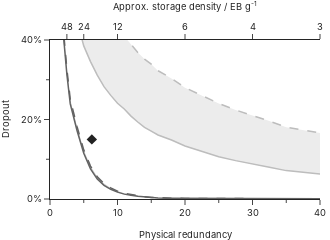

Here is the notebook cell this chart was saved with:
### Code cell
plot_data = pd.DataFrame.from_dict(all_results, orient="index", columns=["dropout"]).reset_index().rename(columns={"index": "exp"})

for i, exp in enumerate(plot_data.exp.unique()):
    plot_data.loc[plot_data['exp'] == exp, 'cov'], plot_data.loc[plot_data['exp'] == exp, 'set'], plot_data.loc[plot_data['exp'] == exp, 'lvl'] = exp.split('_')
plot_data.loc[:,'cov'] = pd.to_numeric(plot_data.loc[:,'cov'])

fig = pg.Figure()

colors = ["#bdbdbd", "#636363"]
colors_fill = ['#ececec', '#cccccc']

for j, lvl in enumerate(plot_data.lvl.unique()):
    for i, iset in enumerate(plot_data.set.unique()):
    
        idata = plot_data.loc[(plot_data['lvl'] == lvl) & (plot_data['set'] == iset), ['cov', 'dropout']]
        fig.add_trace(
            pg.Scatter(
                x=idata['cov'],
                y=idata.rolling(3, min_periods=1, center=True, on='cov').mean()['dropout'],
                line_dash=None if iset == 'witherrors' else 'dash',
                line_width=1.5,
                fill='tonexty' if i == 1 else None,
                # mode="markers+lines",
                # line_shape='spline',
                fillcolor=colors_fill[j],
                line_color=colors[j],
            )
        )
    
fig.add_trace(pg.Scatter(x=[6.2], y=[0.15], marker_symbol='diamond', marker_size=8, marker_color="#222222"))


fig.update_traces(marker=dict(size=7), selector=dict(mode='markers'))

fig.update_yaxes(title_text='Dropout', tickformat=".0%", dtick=0.2, range=[0, 0.4])
fig.update_layout(
    template="simple_white", 
    height=150, 
    width=330,
    showlegend=False, 
    margin=dict(l=0, r=10, t=0, b=0),
    font_family="Inter",
    legend_font_size=28/3,
    xaxis1 = pg.layout.XAxis( 
        range=[0, 40],
        tickmode='linear',
        dtick=10,
        title="Physical redundancy",
        title_font_family="Inter",
        title_font_size=28/3, 
        tickfont_size=28/3, 
        minor_ticks="outside",
        minor_dtick=5
    ),
    xaxis2 = pg.layout.XAxis( 
        overlaying='x',
        side='top',
        range=[0, 40],
        tickmode='array',
        tickvals=[2.5, 5, 10, 20, 30, 40],
        ticktext=['48', '24', '12', '6', '4', '3'],
        title="Approx. storage density / EB g<sup>-1</sup>",
        title_font_family="Inter",
        title_font_size=28/3, 
        tickfont_size=28/3
    ),
)

fig.update_xaxes(title_font_family="Inter", title_font_size=28/3, tickfont_size=28/3)
fig.update_yaxes(title_font_family="Inter", title_font_size=28/3, tickfont_size=28/3, minor_ticks="outside", minor_dtick=0.1)

# we need to plot something on the second x axis for it to show
fig.add_trace(pg.Scatter(x=[1], y=[1], xaxis='x2', yaxis='y'))

fig.show()
fig.write_image("extremes.svg")

### Figure 1 — Plotly figure (JSON) as saved in the notebook; plotly's stock layout.template omitted (floating-point values rounded to 4 significant figures)
{"data": [{"fillcolor": "#ececec", "line": {"color": "#bdbdbd", "dash": "dash", "width": 1.5}, "type": "scatter", "x": [50, 45, 40, 35, 32.5, 30, 27.5, 25, 22.5, 20, 18, 16, 15, 14, 13, 12, 11, 10, 9, 8, 7, 6, 5, 4, 3, 2.5, 2, 1.5, 1, 0.5], "y": [0.1454, 0.1515, 0.1663, 0.1806, 0.196, 0.2091, 0.2239, 0.2405, 0.2601, 0.2801, 0.3033, 0.3228, 0.3392, 0.352, 0.3687, 0.3876, 0.4074, 0.4261, 0.4501, 0.4759, 0.5054, 0.5362, 0.5758, 0.6242, 0.6718, 0.7155, 0.7552, 0.7984, 0.8507, 0.8769]}, {"fill": "tonexty", "fillcolor": "#ececec", "line": {"color": "#bdbdbd", "width": 1.5}, "type": "scatter", "x": [50, 45, 40, 35, 32.5, 30, 27.5, 25, 22.5, 20, 18, 16, 15, 14, 13, 12, 11, 10, 9, 8, 7, 6, 5, 4, 3, 2.5, 2, 1.5, 1, 0.5], "y": [0.05104, 0.05467, 0.06306, 0.07139, 0.08003, 0.08747, 0.09653, 0.1064, 0.1192, 0.1333, 0.1484, 0.161, 0.1708, 0.1801, 0.1937, 0.2085, 0.2265, 0.2409, 0.2606, 0.2826, 0.3116, 0.3456, 0.3852, 0.4378, 0.4901, 0.5431, 0.5921, 0.6526, 0.7316, 0.7738]}, {"fillcolor": "#cccccc", "line": {"color": "#636363", "dash": "dash", "width": 1.5}, "type": "scatter", "x": [50, 45, 40, 35, 32.5, 30, 27.5, 25, 22.5, 20, 18, 16, 15, 14, 13, 12, 11, 10, 9, 8, 7, 6, 5, 4, 3, 2.5, 2, 1.5, 1, 0.5], "y": [0, 0, 0, 0, 2.778e-05, 2.778e-05, 0.0001389, 0.0005, 0.0009444, 0.001361, 0.002028, 0.002806, 0.004, 0.005806, 0.00825, 0.01111, 0.01431, 0.01989, 0.02794, 0.03917, 0.05589, 0.08289, 0.1236, 0.1826, 0.2509, 0.3267, 0.409, 0.5101, 0.6392, 0.7077]}, {"fill": "tonexty", "fillcolor": "#cccccc", "line": {"color": "#636363", "width": 1.5}, "type": "scatter", "x": [50, 45, 40, 35, 32.5, 30, 27.5, 25, 22.5, 20, 18, 16, 15, 14, 13, 12, 11, 10, 9, 8, 7, 6, 5, 4, 3, 2.5, 2, 1.5, 1, 0.5], "y": [0, 0, 0, 0, 0, 0, 0.0001111, 0.0003611, 0.0007222, 0.001056, 0.001694, 0.002333, 0.003333, 0.004833, 0.006944, 0.009389, 0.01222, 0.01728, 0.02444, 0.03439, 0.05006, 0.07556, 0.115, 0.1723, 0.2393, 0.3134, 0.395, 0.4958, 0.6278, 0.6975]}, {"marker": {"color": "#222222", "size": 8, "symbol": "diamond"}, "type": "scatter", "x": [6.2], "y": [0.15]}, {"type": "scatter", "x": [1], "xaxis": "x2", "y": [1], "yaxis": "y"}], "layout": {"font": {"family": "Inter"}, "height": 150, "legend": {"font": {"size": 9.333}}, "margin": {"b": 0, "l": 0, "r": 10, "t": 0}, "showlegend": false, "width": 330, "xaxis": {"dtick": 10, "minor": {"dtick": 5, "ticks": "outside"}, "range": [0, 40], "tickfont": {"size": 9.333}, "tickmode": "linear", "title": {"font": {"family": "Inter", "size": 9.333}, "text": "Physical redundancy"}}, "xaxis2": {"overlaying": "x", "range": [0, 40], "side": "top", "tickfont": {"size": 9.333}, "tickmode": "array", "ticktext": ["48", "24", "12", "6", "4", "3"], "tickvals": [2.5, 5, 10, 20, 30, 40], "title": {"font": {"family": "Inter", "size": 9.333}, "text": "Approx. storage density / EB g<sup>-1</sup>"}}, "yaxis": {"dtick": 0.2, "minor": {"dtick": 0.1, "ticks": "outside"}, "range": [0, 0.4], "tickfont": {"size": 9.333}, "tickformat": ".0%", "title": {"font": {"family": "Inter", "size": 9.333}, "text": "Dropout"}}}}
